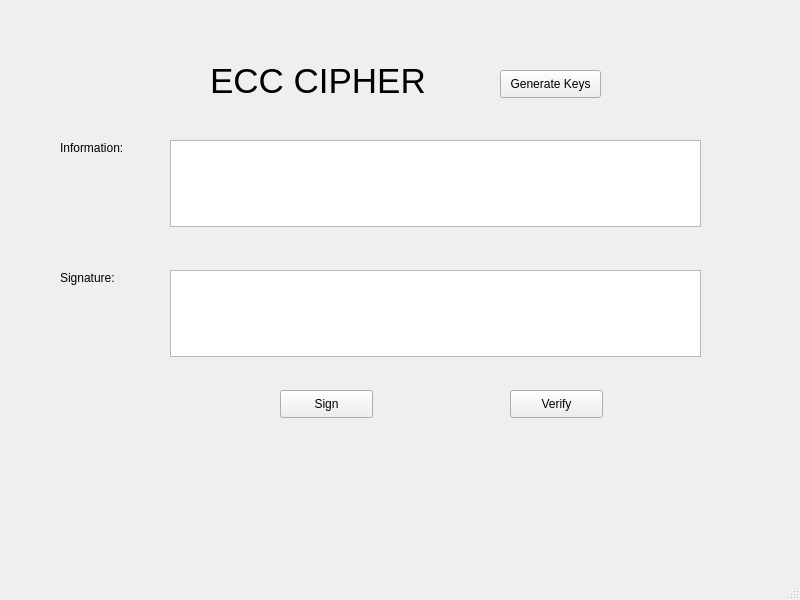
<?xml version="1.0" encoding="UTF-8"?>
<ui version="4.0">
 <class>MainWindow</class>
 <widget class="QMainWindow" name="MainWindow">
  <property name="geometry">
   <rect>
    <x>0</x>
    <y>0</y>
    <width>800</width>
    <height>600</height>
   </rect>
  </property>
  <property name="windowTitle">
   <string>MainWindow</string>
  </property>
  <widget class="QWidget" name="centralwidget">
   <widget class="QLabel" name="label">
    <property name="geometry">
     <rect>
      <x>210</x>
      <y>20</y>
      <width>251</width>
      <height>121</height>
     </rect>
    </property>
    <property name="font">
     <font>
      <pointsize>26</pointsize>
     </font>
    </property>
    <property name="text">
     <string>ECC CIPHER</string>
    </property>
   </widget>
   <widget class="QLabel" name="label_2">
    <property name="geometry">
     <rect>
      <x>60</x>
      <y>140</y>
      <width>71</width>
      <height>16</height>
     </rect>
    </property>
    <property name="text">
     <string>Information:</string>
    </property>
   </widget>
   <widget class="QLabel" name="label_3">
    <property name="geometry">
     <rect>
      <x>60</x>
      <y>270</y>
      <width>61</width>
      <height>16</height>
     </rect>
    </property>
    <property name="text">
     <string>Signature:</string>
    </property>
   </widget>
   <widget class="QPlainTextEdit" name="plainTextEdit">
    <property name="geometry">
     <rect>
      <x>170</x>
      <y>140</y>
      <width>531</width>
      <height>87</height>
     </rect>
    </property>
   </widget>
   <widget class="QPlainTextEdit" name="plainTextEdit_2">
    <property name="geometry">
     <rect>
      <x>170</x>
      <y>270</y>
      <width>531</width>
      <height>87</height>
     </rect>
    </property>
   </widget>
   <widget class="QPushButton" name="pushButton">
    <property name="geometry">
     <rect>
      <x>280</x>
      <y>390</y>
      <width>93</width>
      <height>28</height>
     </rect>
    </property>
    <property name="text">
     <string>Sign</string>
    </property>
   </widget>
   <widget class="QPushButton" name="pushButton_2">
    <property name="geometry">
     <rect>
      <x>510</x>
      <y>390</y>
      <width>93</width>
      <height>28</height>
     </rect>
    </property>
    <property name="text">
     <string>Verify</string>
    </property>
   </widget>
   <widget class="QPushButton" name="pushButton_3">
    <property name="geometry">
     <rect>
      <x>500</x>
      <y>70</y>
      <width>101</width>
      <height>28</height>
     </rect>
    </property>
    <property name="text">
     <string>Generate Keys</string>
    </property>
   </widget>
  </widget>
  <widget class="QMenuBar" name="menubar">
   <property name="geometry">
    <rect>
     <x>0</x>
     <y>0</y>
     <width>800</width>
     <height>26</height>
    </rect>
   </property>
  </widget>
  <widget class="QStatusBar" name="statusbar"/>
 </widget>
 <resources/>
 <connections/>
</ui>
